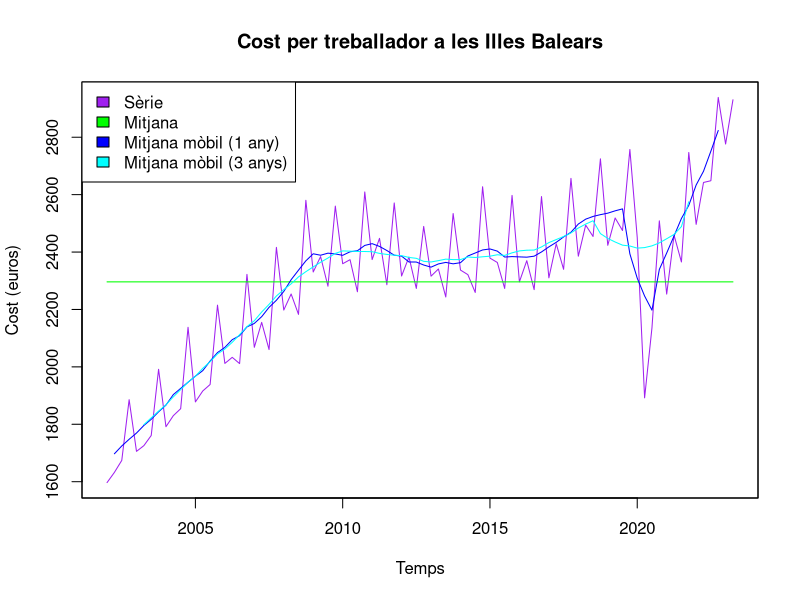
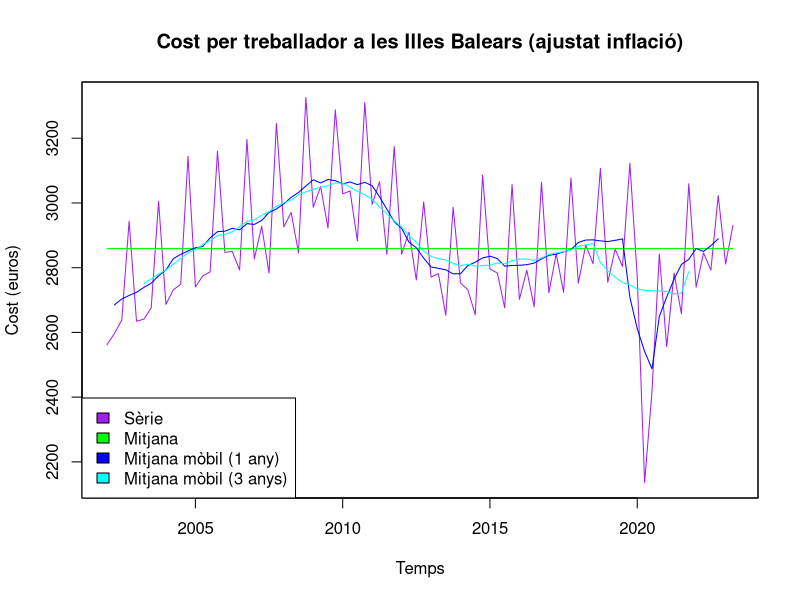
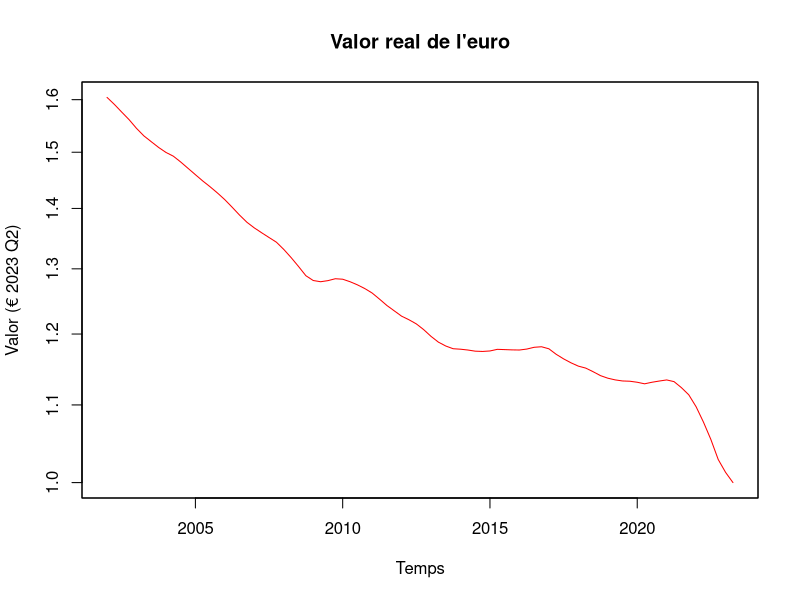
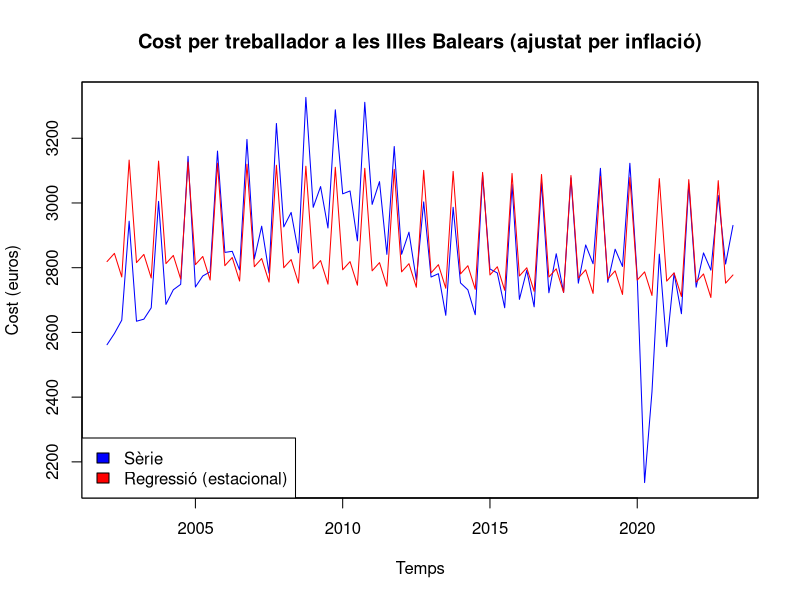
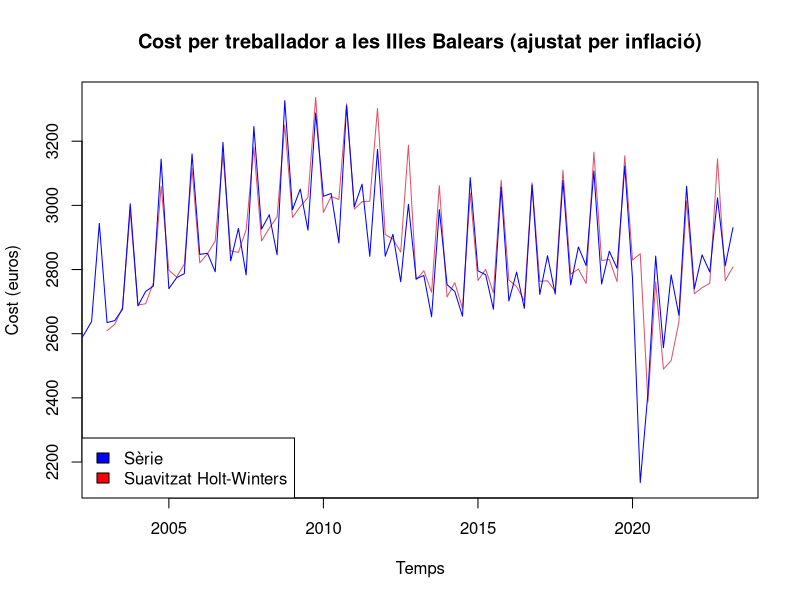

Here is the R script that generated these plots, in order:
library(graphics)
library(readxl)
library(stats)
library(zoo)

# we're going to calculate the factor between 2023Q2 prices and all others
# inflation data comes monthly, we're using average between 3 months
# it comes as percentage annual variation, so we divide by 400 to get the quarterly
get_inflation <- function() {
  exc <- read_excel("inflacion-baleares.xlsx", range = "A10:B267", col_names = FALSE)
  data <- exc$"...2"
  data_len <- length(data) / 3
  inf_vec <- c(1)
  for (i in 2:data_len) {
    avg <- (data[i * 3 - 2] + data[i * 3 - 1] + data[i * 3]) / 3 / 4 / 100
    inf_vec[i] <- inf_vec[i - 1] * (1 + avg)
  }
  # we reverse the data to return it ordered by time
  return(rev(inf_vec))
}

exc_cost <- read_excel("coste-trabajador-baleares.xlsx", range = "A10:B95", col_names = FALSE)
# starts with 2023, we need to reverse the data!
cost <- rev(exc_cost$"...2")
inflation <- get_inflation()
cost_inf_adj <- c()
for (i in seq_along(cost)) {
  cost_inf_adj[i] <- cost[i] * inflation[i]
}

balears <- ts(cost, start = c(2002, 1), end = c(2023, 2), frequency = 4)
balears_avg <- mean(balears)
balears_avg4 <- rollmean(balears, 4)
balears_avg12 <- rollmean(balears, 12)
balears_inf_adj <- ts(cost_inf_adj, start = c(2002, 1), end = c(2023, 2), frequency = 4)
balears_inf_adj_avg <- mean(balears_inf_adj)
balears_inf_adj_avg4 <- rollmean(balears_inf_adj, 4)
balears_inf_adj_avg12 <- rollmean(balears_inf_adj, 12)
plot.zoo(cbind(balears, balears_avg, balears_avg4, balears_avg12),
  main = "Cost per treballador a les Illes Balears",
  plot.type = "single",
  col = c("purple", "green", "blue", "cyan"),
  xlab = "Temps", ylab = "Cost (euros)"
)
legend("topleft",
  c("Sèrie", "Mitjana", "Mitjana mòbil (1 any)", "Mitjana mòbil (3 anys)"),
  fill = c("purple", "green", "blue", "cyan"),
)
plot.zoo(cbind(balears_inf_adj, balears_inf_adj_avg, balears_inf_adj_avg4, balears_inf_adj_avg12),
  main = "Cost per treballador a les Illes Balears (ajustat inflació)",
  plot.type = "single",
  col = c("purple", "green", "blue", "cyan"),
  xlab = "Temps", ylab = "Cost (euros)"
)
legend("bottomleft",
  c("Sèrie", "Mitjana", "Mitjana mòbil (1 any)", "Mitjana mòbil (3 anys)"),
  fill = c("purple", "green", "blue", "cyan"),
)

plot.zoo(ts(inflation, start = c(2002, 1), end = c(2023, 2), frequency = 4),
  main = "Valor real de l'euro",
  plot.type = "single", col = "red",
  xlab = "Temps", ylab = "Valor (€ 2023 Q2)",
  log = "y"
)

# let's calculate the linear regression!
t <- c(seq_along(balears_inf_adj))
lin_reg <- lm(unclass(balears_inf_adj) ~ t)
a <- lin_reg$coefficients[1]
b <- lin_reg$coefficients[2]
summary(lin_reg)
balears_dec <- decompose(balears_inf_adj)
bal_sea <- balears_dec$seasonal
(bal_sea[3] + a + b * 87) * 1.01
(bal_sea[4] + a + b * 88) * 1.01^2

plot.zoo(cbind(balears_inf_adj, bal_sea + a + b * t),
  main = "Cost per treballador a les Illes Balears (ajustat per inflació)",
  plot.type = "single",
  col = c("blue", "red"),
  xlab = "Temps", ylab = "Cost (euros)"
)
legend("bottomleft",
  c("Sèrie", "Regressió (estacional)"),
  fill = c("blue", "red"),
)

balears_inf_adj_hw <- HoltWinters(balears_inf_adj)
hw_pred <- predict(balears_inf_adj_hw, n.ahead = 2, prediction.interval = TRUE, level = 0.95)
hw_pred * 1.01 # inflation-adjusted for Q3
hw_pred * 1.01^2 # and Q4

hw_pred * 1.01 / balears_inf_adj[83] * 100
hw_pred * 1.01^2 / balears_inf_adj[84] * 100

plot(balears_inf_adj_hw,
  main = "Cost per treballador a les Illes Balears (ajustat per inflació)",
  plot.type = "single",
  col = c("blue", "red"),
  xlab = "Temps", ylab = "Cost (euros)"
)
legend("bottomleft",
  c("Sèrie", "Suavitzat Holt-Winters"),
  fill = c("blue", "red"),
)
